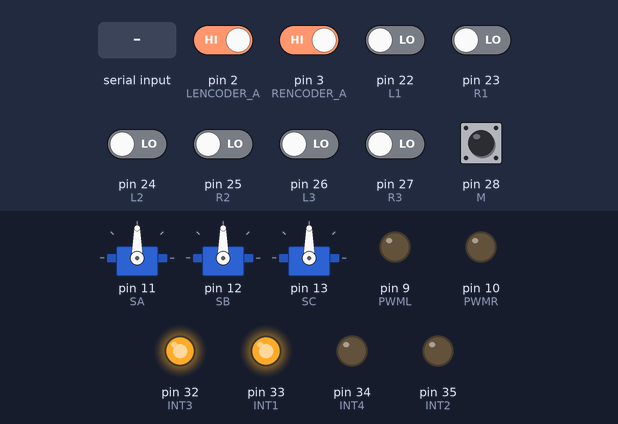
This sketch was run on a simulated Arduino Mega 2560, built with avr-gcc and run on an emulated ATmega2560. Parts: 3 × servo, output pins drawn as LEDs (lit = HIGH). Inputs (shaded band) come from the test bench; at power-on: pin 2 (LENCODER_A), pin 3 (RENCODER_A), pin 28 (M) HIGH, pin 22 (L1), pin 23 (R1), pin 24 (L2), pin 25 (R2), pin 26 (L3), pin 27 (R3) LOW. What the sketch prints to the serial monitor is not drawn.

Above: at 1.2 s.
1.3 s: pin 22 (L1) driven HIGH
At 3.1 s:
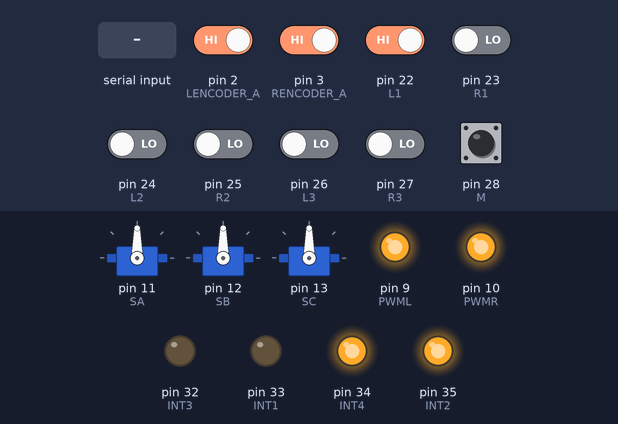
3.4 s: pin 23 (R1) driven HIGH
At 3.57 s:
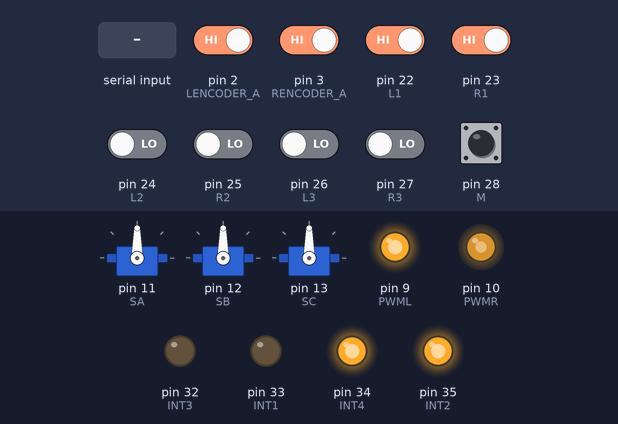
5.2 s: pin 24 (L2) driven HIGH
At 6.7 s:
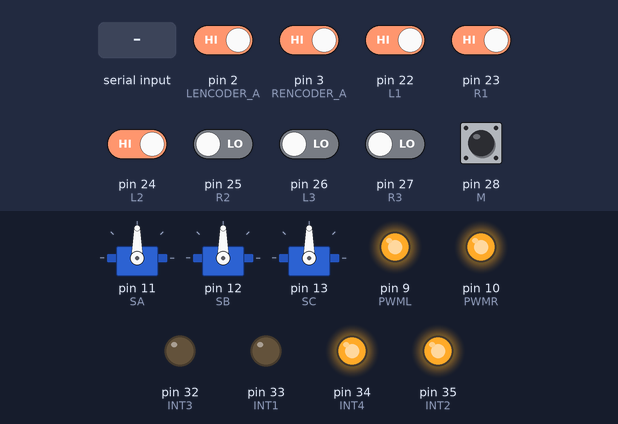
7.0 s: pin 25 (R2) driven HIGH
At 7.18 s:
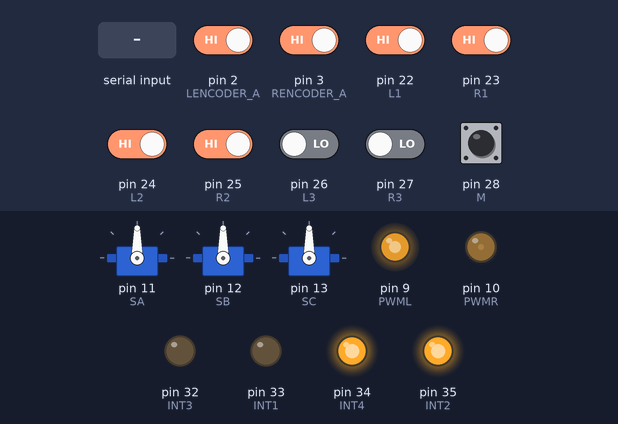
9.1 s: pin 26 (L3) driven HIGH
At 9.26 s:
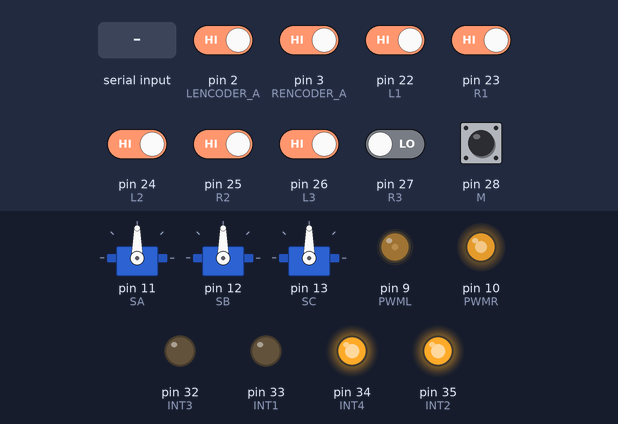
11.2 s: "l90\n" received over Serial
At 12.8 s:
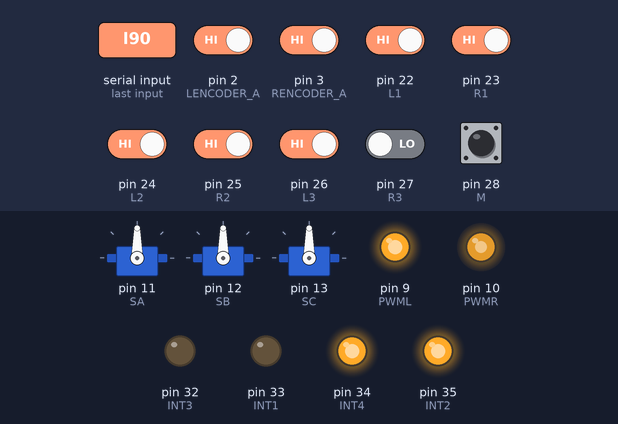
Timing chart, 0 to 14.0 s (numbered marks = the images above; inputs shaded):
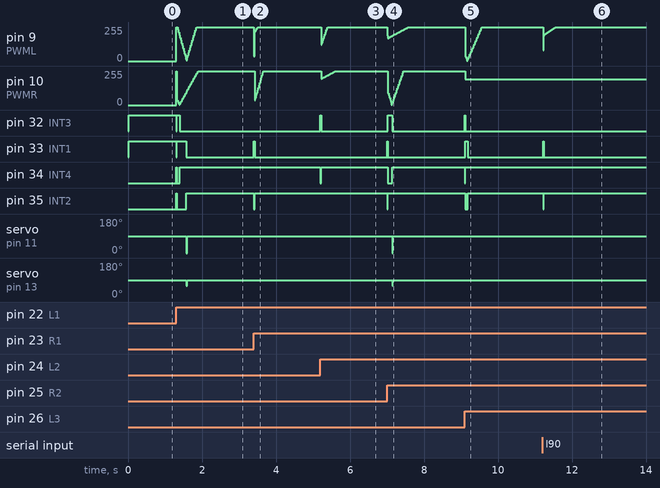

Measured:
- after the input at 1.3 s, pin 32 (INT3): HIGH → LOW at once, → HIGH 0.02 s later, → LOW 0.08 s later; pin 33 (INT1): HIGH → LOW at once, → HIGH 0.02 s later, → LOW 0.26 s later
- after the input at 3.4 s, pin 33 (INT1): LOW → HIGH at once, → LOW 0.02 s later; pin 35 (INT2): HIGH → LOW at once, → HIGH 0.02 s later
- after the input at 5.2 s, pin 32 (INT3): LOW → HIGH at once, → LOW 0.02 s later; pin 34 (INT4): HIGH → LOW at once, → HIGH 0.02 s later
- after the input at 7.0 s, pin 32 (INT3): LOW → HIGH at once, → LOW 0.12 s later; pin 33 (INT1): LOW → HIGH at once, → LOW 0.02 s later; pin 34 (INT4): HIGH → LOW at once, → HIGH 0.12 s later; pin 35 (INT2): HIGH → LOW at once, → HIGH 0.02 s later; servo on pin 11 (SA): 90° → 0° after 0.14 s, → 90° 0.02 s later
- after the input at 9.1 s, pin 10 (PWMR): 255/255 → 195/255 at once; pin 32 (INT3): LOW → HIGH at once, → LOW 0.02 s later; pin 33 (INT1): LOW → HIGH at once, → LOW 0.06 s later; pin 34 (INT4): HIGH → LOW at once, → HIGH 0.02 s later; pin 35 (INT2): HIGH → LOW at once, → HIGH 0.06 s later
- after the input at 11.2 s, pin 33 (INT1): LOW → HIGH at once, → LOW 0.02 s later; pin 35 (INT2): HIGH → LOW at once, → HIGH 0.02 s later

The sketch:

sketch_nov19a.ino
```cpp
#include <MsTimer2.h>
#include<Servo.h>
#include <stdlib.h>
#define LENCODER_A 2 // 左编码器A相
#define LENCODER_B 4 // 左编码器B相
#define RENCODER_A 3 // 右编码器A相
#define RENCODER_B 5 // 右编码器B相
#define PWMR 10      // 左轮控制
#define INT3 32
#define INT4 34
#define PWML 9 // 右轮控制
#define INT1 33
#define INT2 35
#define L1 22 // 左红外
#define L2 24
#define L3 26
#define R1 23 // 右红外
#define R2 25
#define R3 27
#define M 28                                // 中红外
#define SA 11
#define SB 12
#define SC 13
Servo servoA, servoB, servoC;
int TARGETL = 30;                            // 设定左轮转速
int TARGETR = 30;                            // 设定右轮转速
#define PERIOD 20                            // 测速周期为20ms
float Kp = 5, Ti = 140, Td = 80, T = PERIOD; // PID控制的三个参数
float V_target_L, V_target_R;                // 小车左轮、右轮在红外传感器信号变化下的期望速度
float q0 = Kp * (1 + T / Ti + Td / T);
float q1 = -Kp * (1 + 2 * Td / T);
float q2 = Kp * Td / T;
float uL, uR;                           // 分别输出左轮，右轮PWM波
float vL, vR;                           // 对应左轮，右轮速度
volatile long LencoderVal, RencoderVal; // 对应左编码器、右编码器取值
float LeI, LeII = 0, LeIII = 0;         // 左轮此时刻，上一时刻，上上时刻与给定值的误差
float ReI, ReII = 0, ReIII = 0;         // 右轮此时刻，上一时刻，上上时刻与给定值的误差
char parameter, num[5] = {};
int i = -1;
float Num = 0;
void Car_speed_in_PID(void)
{
    if (digitalRead(M) == LOW)
    {
        V_target_L = TARGETL;
        V_target_R = TARGETR;
    }
    if (digitalRead(L1) == HIGH) // 左边第一个红外传感器偏离，往右转
    {
        V_target_L = 0.9 * TARGETL;
        V_target_R = 0.5 * TARGETR;
    }
    if (digitalRead(R1) == HIGH) // 右边第一个红外传感器偏离，往左转
    {
        V_target_L = 0.5 * TARGETL;
        V_target_R = 0.9 * TARGETR;
    }
    if (digitalRead(L2) == HIGH) // 左边第二个红外传感器偏离，往右转
    {
        V_target_L = 0.75 * TARGETL;
        V_target_R = 0.15 * TARGETR;
    }
    if (digitalRead(R2) == HIGH) // 右边第二个红外传感器偏离，往左转
    {
        V_target_L = 0.15 * TARGETL;
        V_target_R = 0.75 * TARGETR;
    }
    if (digitalRead(L3) == HIGH) // 左边第三个红外传感器偏离，往右转
    {
        V_target_L = 0.65 * TARGETL;
        V_target_R = 0;
    }
    if (digitalRead(R3) == HIGH) // 右边第三个红外传感器偏离，往左转
    {
        V_target_L = 0;
        V_target_R = 0.65 * TARGETR;
    }
    if (digitalRead(L1) == HIGH && digitalRead(L2) == HIGH && digitalRead(L3) == HIGH && digitalRead(M) == HIGH && digitalRead(R1) == HIGH && digitalRead(R2) == HIGH && digitalRead(R3) == HIGH)
    {
        V_target_L = 0;
        V_target_R = 0;
    }
}
void GetEncoderL(void) // 左编码器在一个周期内的取值
{
    if (digitalRead(LENCODER_A) == LOW)
    {
        if (digitalRead(LENCODER_B) == LOW)
        {
            LencoderVal--;
        }
        else
        {
            LencoderVal++;
        }
    }
    else
    {
        if (digitalRead(LENCODER_B) == HIGH)
        {
            LencoderVal--;
        }
        else
        {
            LencoderVal++;
        }
    }
}

void GetEncoderR(void) // 右编码器在一个周期内的取值
{
    if (digitalRead(RENCODER_A) == LOW)
    {
        if (digitalRead(RENCODER_B) == LOW)
        {
            RencoderVal--;
        }
        else
        {
            RencoderVal++;
        }
    }
    else
    {
        if (digitalRead(RENCODER_B) == HIGH)
        {
            RencoderVal--;
        }
        else
        {
            RencoderVal++;
        }
    }
}
void CONTROL() // 小车转速增量式PID控制
{
    Car_speed_in_PID();
    vL = (LencoderVal / 780.0) * 3.1415 * 2.0 * (1000 / PERIOD); // 测左轮转速
    vR = (RencoderVal / 780.0) * 3.1415 * 2.0 * (1000 / PERIOD); // 测右轮转速
    LencoderVal = 0;                                             // 两编码器值清零，以便下个周期测速
    RencoderVal = 0;
    LeI = V_target_L - vL;                       // 左轮转速误差
    ReI = V_target_R - vR;                       // 右轮转速误差
    uL = uL + q0 * LeI + q1 * LeII + q2 * LeIII; // 左轮PID控制
    uR = uR + q0 * ReI + q1 * ReII + q2 * ReIII; // 右轮PID控制
    LeIII = LeII;                                // 左轮误差迭代
    LeII = LeI;
    ReIII = ReII; // 右轮误差迭代
    ReII = ReI;
    if (uL > 255) // 速度在[-255,255]之内
    {
        uL = 255;
    }
    if (uL < -255)
    {
        uL = -255;
    }
    if (uR > 255)
    {
        uR = 255;
    }
    if (uR < -255)
    {
        uR = -255;
    }
    uL = (int)uL;
    uR = (int)uR;
    if (uL > 0)
    {
        digitalWrite(INT1, LOW);
        digitalWrite(INT2, HIGH);
        analogWrite(PWML, uL);
    }
    else
    {
        digitalWrite(INT1, HIGH);
        digitalWrite(INT2, LOW);
        analogWrite(PWML, abs(uL));
    }
    if (uR > 0)
    {
        digitalWrite(INT3, LOW);
        digitalWrite(INT4, HIGH);
        analogWrite(PWMR, uR);
    }
    else
    {
        digitalWrite(INT3, HIGH);
        digitalWrite(INT4, LOW);
        analogWrite(PWMR, abs(uR));
    }
}
void setup()
{
    TCCR1B = TCCR1B & B11111000 | B00000001;
    servoA.attach(SA);
    servoB.attach(SB);
    servoC.attach(SC);
    pinMode(SA, OUTPUT);
    pinMode(SB, OUTPUT);
    pinMode(SC, OUTPUT);
    pinMode(L1, INPUT); // 红外传感器信号输入
    pinMode(L2, INPUT);
    pinMode(L3, INPUT);
    pinMode(R1, INPUT);
    pinMode(R2, INPUT);
    pinMode(R3, INPUT);
    pinMode(M, INPUT);
    pinMode(LENCODER_A, INPUT); // 左轮、右轮编码器值输入
    pinMode(LENCODER_B, INPUT);
    pinMode(RENCODER_A, INPUT);
    pinMode(RENCODER_B, INPUT);
    pinMode(PWML, OUTPUT); // 左轮PWM信号输出以输出小车左轮转速
    pinMode(INT1, OUTPUT);
    pinMode(INT2, OUTPUT);
    pinMode(PWMR, OUTPUT); // 右轮PWM信号输出以输出小车右轮转速
    pinMode(INT3, OUTPUT);
    pinMode(INT4, OUTPUT);
    attachInterrupt(0, GetEncoderL, CHANGE);
    attachInterrupt(1, GetEncoderR, CHANGE);
    Serial.begin(9600);
    MsTimer2::set(PERIOD, CONTROL);
    MsTimer2::start();
}

void loop()
{
    while(Serial.available())
    {
        if(i==-1)
            parameter = (char)Serial.read();
        else
            num[i] = (char)Serial.read();
        i++;
    }
    i = -1;
    Num = atof(num);
    if(parameter=='l')
        TARGETL = Num;
    else if(parameter=='r')
        TARGETR = Num;
    else if(parameter=='p')
        Kp = Num;
    else if(parameter=='i')
        Ti = Num;
    else if(parameter=='d')
        Td = Num;
    Serial.print("vL:");
    Serial.print(vL);
    Serial.print("/n/r");
    Serial.print("vR:");
    Serial.print(vR);
    servoA.write(0);
    servoC.write(60);
    servoA.write(90);
    servoA.write(0);
    servoC.write(90);
    servoA.write(90);
}
```
